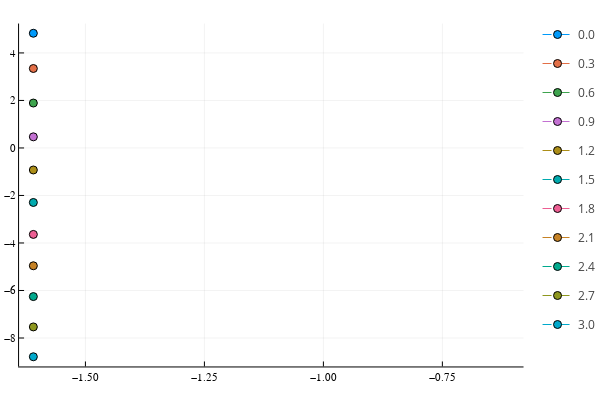

Here is the notebook cell this chart was saved with:
### Code cell
plot(log.(l./L), log.(gipr'), label = q', line=:dash, marker = :circle)

### Figure 1 — Plotly figure (JSON) as saved in the notebook; plotly's stock layout.template omitted (floating-point values rounded to 4 significant figures)
{"data": [{"colorbar": {"title": ""}, "legendgroup": "0.0", "line": {"color": "rgba(0, 154, 250, 1.000)", "dash": "dash", "shape": "linear", "width": 1}, "marker": {"color": "rgba(0, 154, 250, 1.000)", "line": {"color": "rgba(0, 0, 0, 1.000)", "width": 1}, "size": 8, "symbol": "circle"}, "mode": "lines+markers", "name": "0.0", "showlegend": true, "type": "scatter", "x": [-1.609], "xaxis": "x", "y": [4.828], "yaxis": "y", "zmax": null, "zmin": null}, {"colorbar": {"title": ""}, "legendgroup": "0.3", "line": {"color": "rgba(227, 111, 71, 1.000)", "dash": "dash", "shape": "linear", "width": 1}, "marker": {"color": "rgba(227, 111, 71, 1.000)", "line": {"color": "rgba(0, 0, 0, 1.000)", "width": 1}, "size": 8, "symbol": "circle"}, "mode": "lines+markers", "name": "0.3", "showlegend": true, "type": "scatter", "x": [-1.609], "xaxis": "x", "y": [3.344], "yaxis": "y", "zmax": null, "zmin": null}, {"colorbar": {"title": ""}, "legendgroup": "0.6", "line": {"color": "rgba(62, 164, 78, 1.000)", "dash": "dash", "shape": "linear", "width": 1}, "marker": {"color": "rgba(62, 164, 78, 1.000)", "line": {"color": "rgba(0, 0, 0, 1.000)", "width": 1}, "size": 8, "symbol": "circle"}, "mode": "lines+markers", "name": "0.6", "showlegend": true, "type": "scatter", "x": [-1.609], "xaxis": "x", "y": [1.891], "yaxis": "y", "zmax": null, "zmin": null}, {"colorbar": {"title": ""}, "legendgroup": "0.9", "line": {"color": "rgba(195, 113, 210, 1.000)", "dash": "dash", "shape": "linear", "width": 1}, "marker": {"color": "rgba(195, 113, 210, 1.000)", "line": {"color": "rgba(0, 0, 0, 1.000)", "width": 1}, "size": 8, "symbol": "circle"}, "mode": "lines+markers", "name": "0.9", "showlegend": true, "type": "scatter", "x": [-1.609], "xaxis": "x", "y": [0.468], "yaxis": "y", "zmax": null, "zmin": null}, {"colorbar": {"title": ""}, "legendgroup": "1.2", "line": {"color": "rgba(172, 142, 24, 1.000)", "dash": "dash", "shape": "linear", "width": 1}, "marker": {"color": "rgba(172, 142, 24, 1.000)", "line": {"color": "rgba(0, 0, 0, 1.000)", "width": 1}, "size": 8, "symbol": "circle"}, "mode": "lines+markers", "name": "1.2", "showlegend": true, "type": "scatter", "x": [-1.609], "xaxis": "x", "y": [-0.927], "yaxis": "y", "zmax": null, "zmin": null}, {"colorbar": {"title": ""}, "legendgroup": "1.5", "line": {"color": "rgba(0, 170, 174, 1.000)", "dash": "dash", "shape": "linear", "width": 1}, "marker": {"color": "rgba(0, 170, 174, 1.000)", "line": {"color": "rgba(0, 0, 0, 1.000)", "width": 1}, "size": 8, "symbol": "circle"}, "mode": "lines+markers", "name": "1.5", "showlegend": true, "type": "scatter", "x": [-1.609], "xaxis": "x", "y": [-2.296], "yaxis": "y", "zmax": null, "zmin": null}, {"colorbar": {"title": ""}, "legendgroup": "1.8", "line": {"color": "rgba(237, 94, 147, 1.000)", "dash": "dash", "shape": "linear", "width": 1}, "marker": {"color": "rgba(237, 94, 147, 1.000)", "line": {"color": "rgba(0, 0, 0, 1.000)", "width": 1}, "size": 8, "symbol": "circle"}, "mode": "lines+markers", "name": "1.8", "showlegend": true, "type": "scatter", "x": [-1.609], "xaxis": "x", "y": [-3.639], "yaxis": "y", "zmax": null, "zmin": null}, {"colorbar": {"title": ""}, "legendgroup": "2.1", "line": {"color": "rgba(198, 130, 37, 1.000)", "dash": "dash", "shape": "linear", "width": 1}, "marker": {"color": "rgba(198, 130, 37, 1.000)", "line": {"color": "rgba(0, 0, 0, 1.000)", "width": 1}, "size": 8, "symbol": "circle"}, "mode": "lines+markers", "name": "2.1", "showlegend": true, "type": "scatter", "x": [-1.609], "xaxis": "x", "y": [-4.959], "yaxis": "y", "zmax": null, "zmin": null}, {"colorbar": {"title": ""}, "legendgroup": "2.4", "line": {"color": "rgba(0, 169, 141, 1.000)", "dash": "dash", "shape": "linear", "width": 1}, "marker": {"color": "rgba(0, 169, 141, 1.000)", "line": {"color": "rgba(0, 0, 0, 1.000)", "width": 1}, "size": 8, "symbol": "circle"}, "mode": "lines+markers", "name": "2.4", "showlegend": true, "type": "scatter", "x": [-1.609], "xaxis": "x", "y": [-6.257], "yaxis": "y", "zmax": null, "zmin": null}, {"colorbar": {"title": ""}, "legendgroup": "2.7", "line": {"color": "rgba(142, 151, 30, 1.000)", "dash": "dash", "shape": "linear", "width": 1}, "marker": {"color": "rgba(142, 151, 30, 1.000)", "line": {"color": "rgba(0, 0, 0, 1.000)", "width": 1}, "size": 8, "symbol": "circle"}, "mode": "lines+markers", "name": "2.7", "showlegend": true, "type": "scatter", "x": [-1.609], "xaxis": "x", "y": [-7.533], "yaxis": "y", "zmax": null, "zmin": null}, {"colorbar": {"title": ""}, "legendgroup": "3.0", "line": {"color": "rgba(0, 169, 204, 1.000)", "dash": "dash", "shape": "linear", "width": 1}, "marker": {"color": "rgba(0, 169, 204, 1.000)", "line": {"color": "rgba(0, 0, 0, 1.000)", "width": 1}, "size": 8, "symbol": "circle"}, "mode": "lines+markers", "name": "3.0", "showlegend": true, "type": "scatter", "x": [-1.609], "xaxis": "x", "y": [-8.789], "yaxis": "y", "zmax": null, "zmin": null}], "layout": {"annotations": [], "height": 400, "legend_position": {"bgcolor": "rgba(255, 255, 255, 1.000)", "bordercolor": "rgba(0, 0, 0, 1.000)", "borderwidth": 1, "font": {"color": "rgba(0, 0, 0, 1.000)", "family": "sans-serif", "size": 11}, "title": {"font": {"color": "rgba(0, 0, 0, 1.000)", "family": "sans-serif", "size": 15}, "text": ""}, "tracegroupgap": 0, "traceorder": "normal", "x": 1, "xanchor": "auto", "y": 1, "yanchor": "auto"}, "margin": {"b": 20, "l": 0, "r": 0, "t": 20}, "paper_bgcolor": "rgba(255, 255, 255, 1.000)", "plot_bgcolor": "rgba(255, 255, 255, 1.000)", "showlegend": true, "width": 600, "xaxis": {"anchor": "y", "domain": [0.03619, 0.9934], "gridcolor": "rgba(0, 0, 0, 0.100)", "gridwidth": 0.5, "linecolor": "rgba(0, 0, 0, 1.000)", "mirror": false, "range": [-1.639, -0.5794], "showgrid": true, "showline": true, "showticklabels": true, "tickangle": 0, "tickcolor": "rgb(0, 0, 0)", "tickfont": {"color": "rgba(0, 0, 0, 1.000)", "family": "sans-serif", "size": 11}, "tickmode": "array", "ticks": "inside", "ticktext": ["−1.50", "−1.25", "−1.00", "−0.75"], "tickvals": [-1.5, -1.25, -1, -0.75], "title": "", "titlefont": {"color": "rgba(0, 0, 0, 1.000)", "family": "sans-serif", "size": 15}, "type": "-", "visible": true, "zeroline": false, "zerolinecolor": "rgba(0, 0, 0, 1.000)"}, "yaxis": {"anchor": "x", "domain": [0.03762, 0.9902], "gridcolor": "rgba(0, 0, 0, 0.100)", "gridwidth": 0.5, "linecolor": "rgba(0, 0, 0, 1.000)", "mirror": false, "range": [-9.198, 5.237], "showgrid": true, "showline": true, "showticklabels": true, "tickangle": 0, "tickcolor": "rgb(0, 0, 0)", "tickfont": {"color": "rgba(0, 0, 0, 1.000)", "family": "sans-serif", "size": 11}, "tickmode": "array", "ticks": "inside", "ticktext": ["−8", "−6", "−4", "−2", "0", "2", "4"], "tickvals": [-8, -6, -4, -2, 0, 2, 4], "title": "", "titlefont": {"color": "rgba(0, 0, 0, 1.000)", "family": "sans-serif", "size": 15}, "type": "-", "visible": true, "zeroline": false, "zerolinecolor": "rgba(0, 0, 0, 1.000)"}}}
